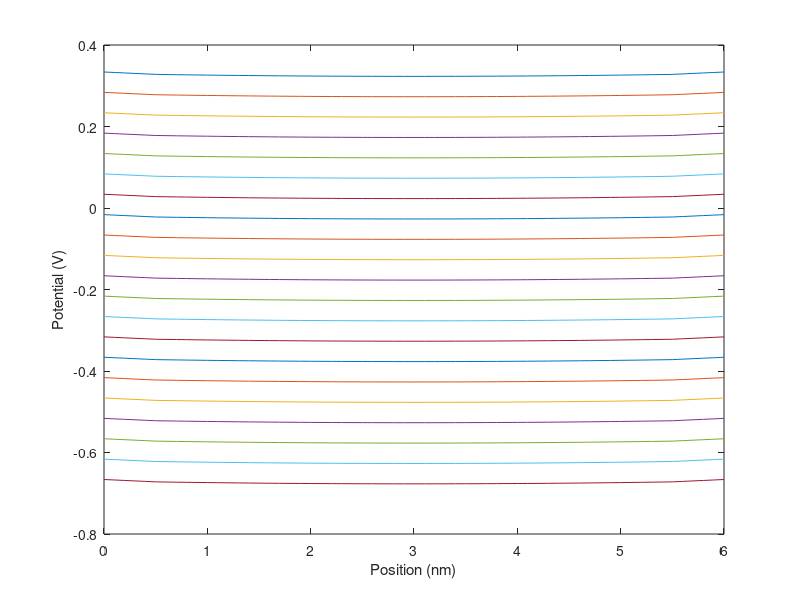
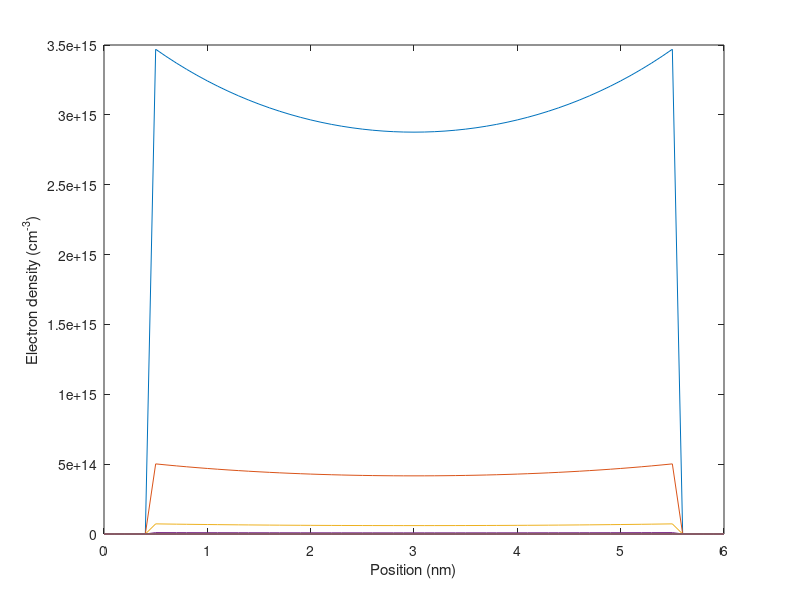
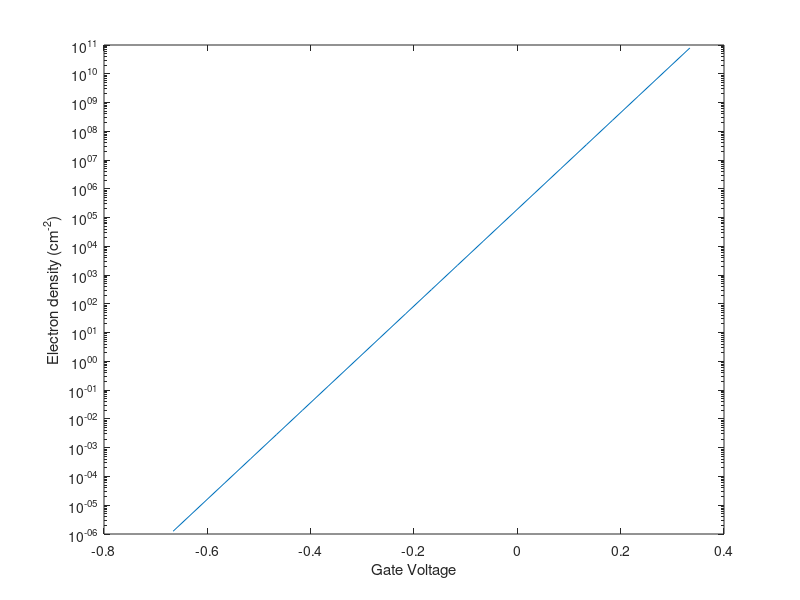
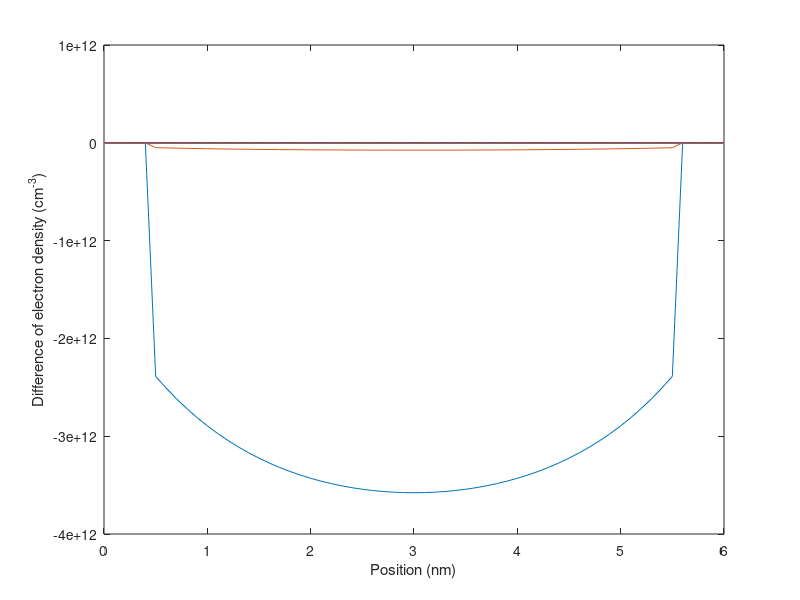

Source code (MATLAB) for these figures, in order:
clear all
clc

q=1.602192e-19; % elementary charge, C
eps0=8.854187817e-12; % vacuum permittivity, F/m
k_B=1.380662e-23; % Boltzmann constatant, J/K
T=300.0; % temperature, K
thermal=k_B*T/q; % Thermal voltage, V
Deltax=0.1e-9; % 0.1 nm spacing
N=61; % 6 nm thick
x=Deltax*transpose([0:N-1]); % real space, m
interface1=6; % At x=0.5 nm
interface2=56; % At x=5.5 nm
eps_si=11.7; eps_ox=3.9; % Relative permittivity
Nacc=1e24; % 1e18 /cm^3
ni=1.075e16; %1.075e10/cm^3
coef=Deltax*Deltax*q/eps0;
IF=-4.63374; % vacuum level-intrinsic fermi level [eV]
WF=-4.30; % vacuum level-fermi level [eV]
V_appl=transpose([0:0.05:1]); % applied voltage set: fermi level= 0 V at equilibrium 
x=Deltax*transpose([0:N-1]); % real space, nm
elec=zeros(N,1);

for j=1:length(V_appl)
    
    V_g(j,1)=((WF-V_appl(j,1))-IF); % applied gate voltage  [V]
%% boundary condition
phi=zeros(N,1);
phi(:,1)=V_g(j,1); % initial value

    res=zeros(N,1);
    Jaco=sparse(N,N);
    res(1,1)=phi(1,1)-V_g(j,1);
    Jaco(1,1)=1.0;
    res(N,1)=phi(N,1)-V_g(j,1);
    Jaco(N,N)=1.0; 


count(j,1)=0;

for newton=1:50000


% Laplacian
for ii=2:N-1
    if (ii<interface1 || ii>interface2)
        res(ii,1)*eps_ox*phi(ii+1,1)-2*eps_ox*phi(ii,1)+eps_ox*phi(ii-1,1);
        Jaco(ii,ii-1)=eps_ox; Jaco(ii,ii)=-2*eps_ox; Jaco(ii,ii+1)=eps_ox;
    elseif (ii==interface1)
        res(ii,1)=eps_si*phi(ii+1,1)-(eps_si+eps_ox)*phi(ii,1)+eps_ox*phi(ii-1,1);
        Jaco(ii,ii-1)=eps_ox; Jaco(ii,ii)=-(eps_si+eps_ox); Jaco(ii,ii+1)=eps_si;
    elseif (ii==interface2);
        res(ii,1)=eps_ox*phi(ii+1,1)-(eps_ox+eps_si)*phi(ii,1)+eps_si*phi(ii-1,1);
        Jaco(ii,ii-1)=eps_si; Jaco(ii,ii)=-(eps_ox+eps_si); Jaco(ii,ii+1)=eps_ox;
    else
        res(ii,1)=eps_si*phi(ii+1,1)-2*eps_si*phi(ii,1)+eps_si*phi(ii-1,1);
        Jaco(ii,ii-1)=eps_si; Jaco(ii,ii)=-2*eps_si; Jaco(ii,ii+1)=eps_si;
    end
end


%% charge part
for ii=interface1:interface2
    if (ii==interface1)
        res(ii,1)=res(ii,1)-coef*(Nacc+ni*exp(phi(ii,1)/thermal))*0.5;
        Jaco(ii,ii)=Jaco(ii,ii)-coef*ni*exp(phi(ii,1)/thermal)/thermal*0.5;
    elseif (ii==interface2)
        res(ii,1)=res(ii,1)-coef*(Nacc+ni*exp(phi(ii,1)/thermal))*0.5;
        Jaco(ii,ii)=Jaco(ii,ii)-coef*ni*exp(phi(ii,1)/thermal)/thermal*0.5;
    else
        res(ii,1)=res(ii,1)-coef*(Nacc+ni*exp(phi(ii,1)/thermal));
        Jaco(ii,ii)=Jaco(ii,ii)-coef*ni*exp(phi(ii,1)/thermal)/thermal;
    end
end
update=Jaco\(-res);
phi=phi+update;
count(j,1)=count(j,1)+1;

if abs(update(interface1+1:interface2-1,1))<= 5e-16;
   break
end
phi1(:,j)=phi;

end
count(j,1)=count(j,1);


for ii=interface1:interface2
    elec(ii,j)=ni*exp(q*phi(ii,1)/(k_B*T));
end
end

elec_int=sum(elec,1)*1e-6*5e-7; % integrated carrier density, cm^-2

f1=figure
plot(x/1e-9,phi1) % position vs potential
xlabel('Position (nm)')
ylabel('Potential (V)')

f2=figure
plot(x/1e-9,elec*1e-6); % position vs electron density, *1e-6 : m^-3->cm^-3
xlabel('Position (nm)')
ylabel('Electron density (cm^-^3)')

f3=figure
semilogy(V_g,elec_int); % Gate voltage vs integrated electron density
xlabel('Gate Voltage')
ylabel('Electron density (cm^-^2)')





%% Compare #4 potential % electron density
for j=1:length(V_appl);
A(1,1)=1.0;
for ii=2:N-1
    if     (ii<interface1)  A(ii,ii-1)=eps_ox; A(ii,ii)=-2*eps_ox;      A(ii,ii+1)=eps_ox;
    elseif (ii==interface1) A(ii,ii-1)=eps_ox; A(ii,ii)=-eps_ox-eps_si; A(ii,ii+1)=eps_si;
    elseif (ii<interface2)  A(ii,ii-1)=eps_si; A(ii,ii)=-2*eps_si;      A(ii,ii+1)=eps_si;
    elseif (ii==interface2) A(ii,ii-1)=eps_si; A(ii,ii)=-eps_si-eps_ox; A(ii,ii+1)=eps_ox;
    elseif (ii>interface2)  A(ii,ii-1)=eps_ox; A(ii,ii)=-2*eps_ox;      A(ii,ii+1)=eps_ox;
    end
end
A(N,N)=1.0;

%%%%%%%%%%%%%%%% first cacluation of Poisson's equation %%%%%%%%%%%%%%%%%%%%%%%%%%%%%%%%%%%
b=zeros(N,1);
b(1,j)=V_g(j,1);
for ii=interface1:interface2
    if     (ii==interface1) b(ii,j)=Deltax*Deltax*q*Nacc/eps0*0.5;
    elseif (ii==interface2) b(ii,j)=Deltax*Deltax*q*Nacc/eps0*0.5;
    else                    b(ii,j)=Deltax*Deltax*q*Nacc/eps0;
    end
end
b(N,j)=V_g(j,1);

phi_pre(:,j)=A\b(:,j);


%%%%%%%%% carrier density calculated from Poisson's equation and Boltzmann distribution%%%%%%%%%%%%%%%%%%%%%%%%
elec_pre=zeros(N,1);
for ii=interface1:interface2
    elec_pre(ii,1)=ni*exp(q*phi_pre(ii,j)/(k_B*T));
end
elec_pre1(:,j)=elec_pre(:,1);

end


f4=figure
plot(x/1e-9,(elec-elec_pre1)*1e-6)
xlabel('Position (nm)')
ylabel('Difference of electron density (cm^-^3)')


f5=figure
plot(x/1e-9,phi1-phi_pre)
xlabel('Position (nm)')
ylabel('Difference of potential (V)')
